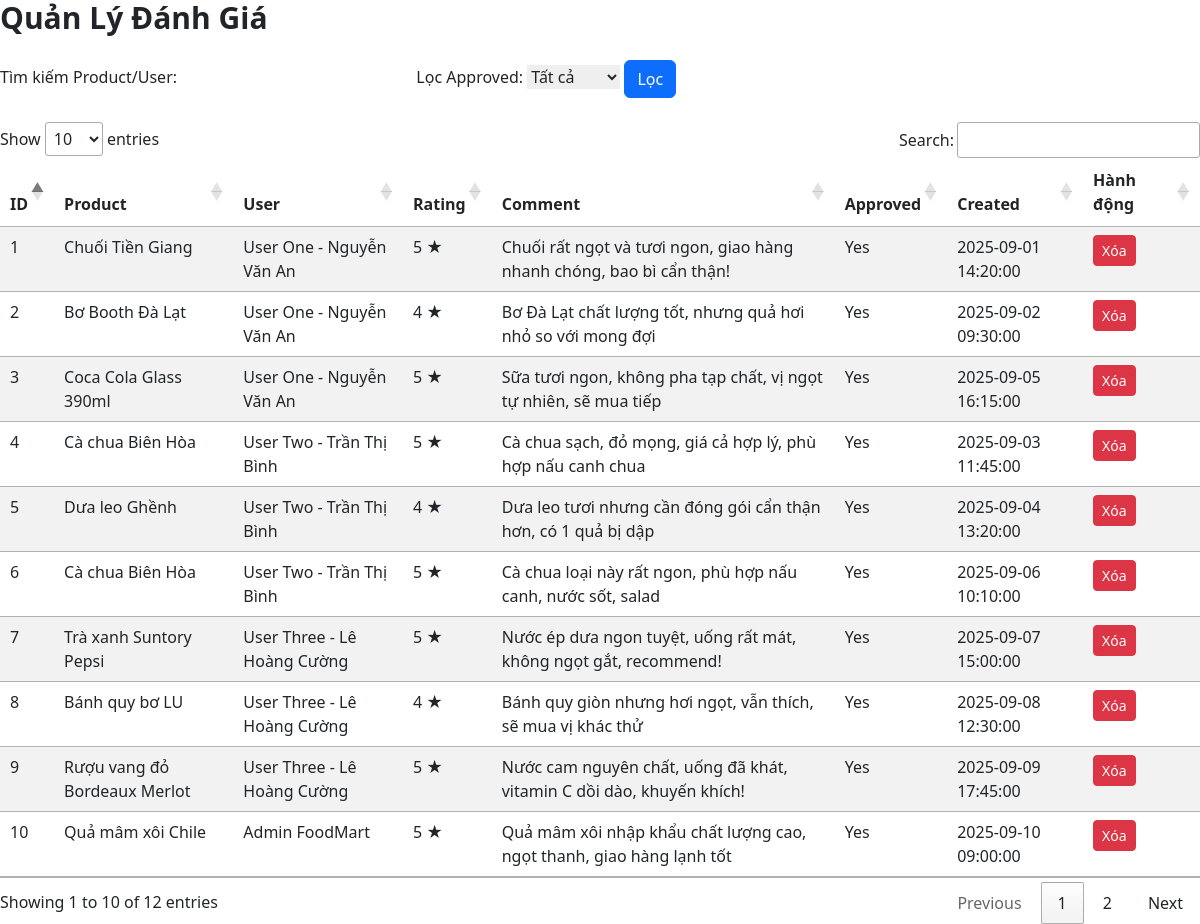
Screenshot of /admin/index.php?controller=review&action=list (signed in) with the database file from the repository.
### tables this page shows
CREATE TABLE reviews (
    id INT AUTO_INCREMENT PRIMARY KEY,
    product_id INT NULL,
    user_id INT NULL,
    rating TINYINT NULL CHECK (rating >= 1 AND rating <= 5),
    comment TEXT NULL,
    is_approved TINYINT(1) DEFAULT 0 COMMENT '0=pending, 1=approved',
    created_at TIMESTAMP DEFAULT CURRENT_TIMESTAMP,
    
     
    CONSTRAINT fk_reviews_products 
        FOREIGN KEY (product_id) REFERENCES products(id) 
        ON DELETE CASCADE ON UPDATE CASCADE,
    CONSTRAINT fk_reviews_users 
        FOREIGN KEY (user_id) REFERENCES users(id) 
        ON DELETE CASCADE ON UPDATE CASCADE,
    
     
    INDEX idx_reviews_product_id (product_id),
    INDEX idx_reviews_user_id (user_id),
    INDEX idx_reviews_approved (is_approved)
);

CREATE TABLE products (
    id INT AUTO_INCREMENT PRIMARY KEY,
    category_id INT NULL,
    name VARCHAR(200) NOT NULL,
    description TEXT NULL,
    short_desc VARCHAR(255) NULL,
    unit VARCHAR(50) DEFAULT '1 Unit',
    price DECIMAL(10,2) NOT NULL DEFAULT 0.00 CHECK (price >= 0),
    sale_price DECIMAL(10,2) NULL,
    image VARCHAR(255) NULL,
    gallery TEXT NULL,
    stock INT DEFAULT 0 CHECK (stock >= 0),
    status TINYINT(1) DEFAULT 1 COMMENT '1=active, 0=inactive',
    is_featured TINYINT(1) DEFAULT 0,
    created_at TIMESTAMP DEFAULT CURRENT_TIMESTAMP,
    updated_at TIMESTAMP DEFAULT CURRENT_TIMESTAMP ON UPDATE CURRENT_TIMESTAMP,
    
     
    CONSTRAINT fk_products_category 
        FOREIGN KEY (category_id) REFERENCES categories(id) 
        ON DELETE SET NULL 
        ON UPDATE CASCADE,
    
     
    UNIQUE KEY uk_product_category_name (category_id, name),
    
     
    INDEX idx_products_category (category_id),
    INDEX idx_products_name (name),
    INDEX idx_products_status (status),
    INDEX idx_products_price (price),
    INDEX idx_products_stock (stock),
    INDEX idx_products_featured (is_featured)
    
);

CREATE TABLE users (
    id INT AUTO_INCREMENT PRIMARY KEY,
    name VARCHAR(100) NOT NULL,
    email VARCHAR(150) NOT NULL UNIQUE,
    password VARCHAR(255) NOT NULL,
    role ENUM('user','admin','staff') DEFAULT 'user',
    phone VARCHAR(15) NULL,
    address TEXT NULL,
    status TINYINT(1) DEFAULT 1 COMMENT '1=active, 0=inactive',
    created_at TIMESTAMP DEFAULT CURRENT_TIMESTAMP,
    
     
    INDEX idx_users_role (role),
    INDEX idx_users_status (status),
    INDEX idx_users_email (email)
);

### admin/controllers/ReviewController.php (called while the page is built, shortened)
<?php
require_once 'models/ReviewModel.php';
class ReviewController {
    private $model;
    public function __construct() {
        $this->model = new ReviewModel();
    }
    public function list() {
        $keyword = $_GET['keyword'] ?? '';
        $approved = $_GET['approved'] ?? '';
        $reviews = $this->model->search($keyword, $approved);
        include 'views/reviews/list.php';
    }
}
?>

### admin/config/database.php (called while the page is built)
<?php
class Database {
    private $host = 'localhost';
    private $dbname = 'foodmart_full_v1';
    private $username = 'root';
    private $password = '';
    private $pdo;
    public function __construct() {
        try {
            $this->pdo = new PDO(
                "mysql:host={$this->host};dbname={$this->dbname};charset=utf8mb4",
                $this->username,
                $this->password,
                [PDO::ATTR_ERRMODE => PDO::ERRMODE_EXCEPTION]
            );
        } catch (PDOException $e) {
            die("Database connection failed: " . $e->getMessage());
        }
    }
    public function getConnection() {
        return $this->pdo;
    }
}
$db = new Database();
?>

### admin/models/ReviewModel.php (called while the page is built, shortened)
<?php
require_once 'config/database.php';
class ReviewModel {
    private $db;
    public function __construct() {
        global $db;
        $this->db = $db->getConnection();
    }
    public function search($keyword = '', $approved = '') {
        $sql = "
            SELECT r.*, p.name as product_name, u.name as user_name
            FROM reviews r
            LEFT JOIN products p ON r.product_id = p.id
            LEFT JOIN users u ON r.user_id = u.id
            WHERE 1=1
        ";
        $params = [];
        $sql .= " ORDER BY r.id DESC";
        $stmt = $this->db->prepare($sql);
        $stmt->execute($params);
        return $stmt->fetchAll(PDO::FETCH_ASSOC);
    }
}
?>

### admin/views/reviews/list.php (the view, shortened to what this page needs)
<!DOCTYPE html>
<html lang="vi">
<head>
    <link href="https://cdn.jsdelivr.net/npm/bootstrap@5.3.0/dist/css/bootstrap.min.css" rel="stylesheet">
    <link href="https://cdn.jsdelivr.net/npm/tailwindcss@2.2.19/dist/tailwind.min.css" rel="stylesheet">
    <link href="https://cdn.datatables.net/1.10.25/css/jquery.dataTables.min.css" rel="stylesheet">
</head>
<body>
    <div class="content">
        <h1 class="text-3xl font-bold mb-6">Quản Lý Đánh Giá</h1>
        <form method="GET" class="mb-4">
            <label>Tìm kiếm Product/User: <input type="text" name="keyword" value="<?= htmlspecialchars($keyword) ?>"></label>
            <label>Lọc Approved:
                <select name="approved">
                    <option value="">Tất cả</option>
                </select>
            </label>
            <button type="submit" class="btn btn-primary">Lọc</button>
        </form>
        <table class="table table-striped" id="reviewTable">
            <thead>
                <tr>
                    <th>ID</th>
                    <th>Product</th>
                    <th>User</th>
                    <th>Rating</th>
                    <th>Comment</th>
                    <th>Approved</th>
                    <th>Created</th>
                    <th>Hành động</th>
                </tr>
            </thead>
            <tbody>
                <?php foreach ($reviews as $review): ?>
                <tr>
                    <td><?= $review['id'] ?></td>
                    <td><?= htmlspecialchars($review['product_name']) ?></td>
                    <td><?= htmlspecialchars($review['user_name']) ?></td>
                    <td><?= $review['rating'] ?> ★</td>
                    <td><?= htmlspecialchars($review['comment']) ?></td>
                    <td><?= $review['is_approved'] ? 'Yes' : 'No' ?></td>
                    <td><?= $review['created_at'] ?></td>
                    <td>
                        <a href="index.php?controller=review&action=delete&id=<?= $review['id'] ?>" class="btn btn-sm btn-danger" onclick="confirmDelete(event)">Xóa</a>
                    </td>
                </tr>
                <?php endforeach; ?>
            </tbody>
        </table>
    </div>
</body>
</html>

### rows the page displays
reviews: id "10", product.name "Quả mâm xôi Chile", user.name "Admin FoodMart", rating "5", comment "Quả mâm xôi nhập khẩu chất lượng cao, ngọt thanh, giao hàng lạnh tốt", is_approved "Yes", created_at "2025-09-10 09:00:00"
reviews: id "9", product.name "Rượu vang đỏ Bordeaux Merlot", user.name "User Three - Lê Hoàng Cường", rating "5", comment "Nước cam nguyên chất, uống đã khát, vitamin C dồi dào, khuyến khích!", is_approved "Yes", created_at "2025-09-09 17:45:00"
reviews: id "8", product.name "Bánh quy bơ LU", user.name "User Three - Lê Hoàng Cường", rating "4", comment "Bánh quy giòn nhưng hơi ngọt, vẫn thích, sẽ mua vị khác thử", is_approved "Yes", created_at "2025-09-08 12:30:00"
reviews: id "7", product.name "Trà xanh Suntory Pepsi", user.name "User Three - Lê Hoàng Cường", rating "5", comment "Nước ép dưa ngon tuyệt, uống rất mát, không ngọt gắt, recommend!", is_approved "Yes", created_at "2025-09-07 15:00:00"
reviews: id "6", product.name "Cà chua Biên Hòa", user.name "User Two - Trần Thị Bình", rating "5", comment "Cà chua loại này rất ngon, phù hợp nấu canh, nước sốt, salad", is_approved "Yes", created_at "2025-09-06 10:10:00"
reviews: id "5", product.name "Dưa leo Ghềnh", user.name "User Two - Trần Thị Bình", rating "4", comment "Dưa leo tươi nhưng cần đóng gói cẩn thận hơn, có 1 quả bị dập", is_approved "Yes", created_at "2025-09-04 13:20:00"
reviews: id "4", product.name "Cà chua Biên Hòa", user.name "User Two - Trần Thị Bình", rating "5", comment "Cà chua sạch, đỏ mọng, giá cả hợp lý, phù hợp nấu canh chua", is_approved "Yes", created_at "2025-09-03 11:45:00"
reviews: id "3", product.name "Coca Cola Glass 390ml", user.name "User One - Nguyễn Văn An", rating "5", comment "Sữa tươi ngon, không pha tạp chất, vị ngọt tự nhiên, sẽ mua tiếp", is_approved "Yes", created_at "2025-09-05 16:15:00"
reviews: id "2", product.name "Bơ Booth Đà Lạt", user.name "User One - Nguyễn Văn An", rating "4", comment "Bơ Đà Lạt chất lượng tốt, nhưng quả hơi nhỏ so với mong đợi", is_approved "Yes", created_at "2025-09-02 09:30:00"
reviews: id "1", product.name "Chuối Tiền Giang", user.name "User One - Nguyễn Văn An", rating "5", comment "Chuối rất ngọt và tươi ngon, giao hàng nhanh chóng, bao bì cẩn thận!", is_approved "Yes", created_at "2025-09-01 14:20:00"
